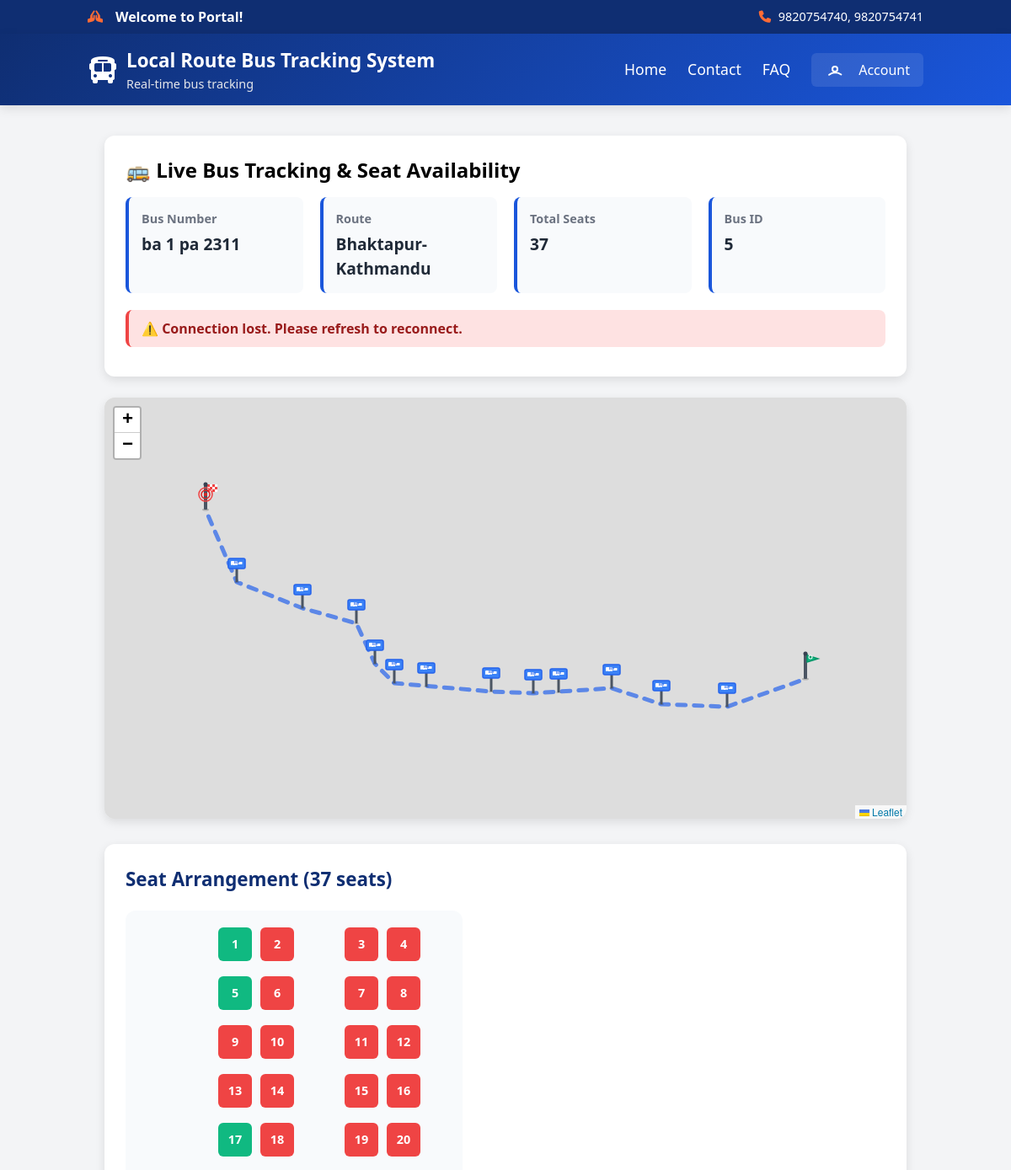
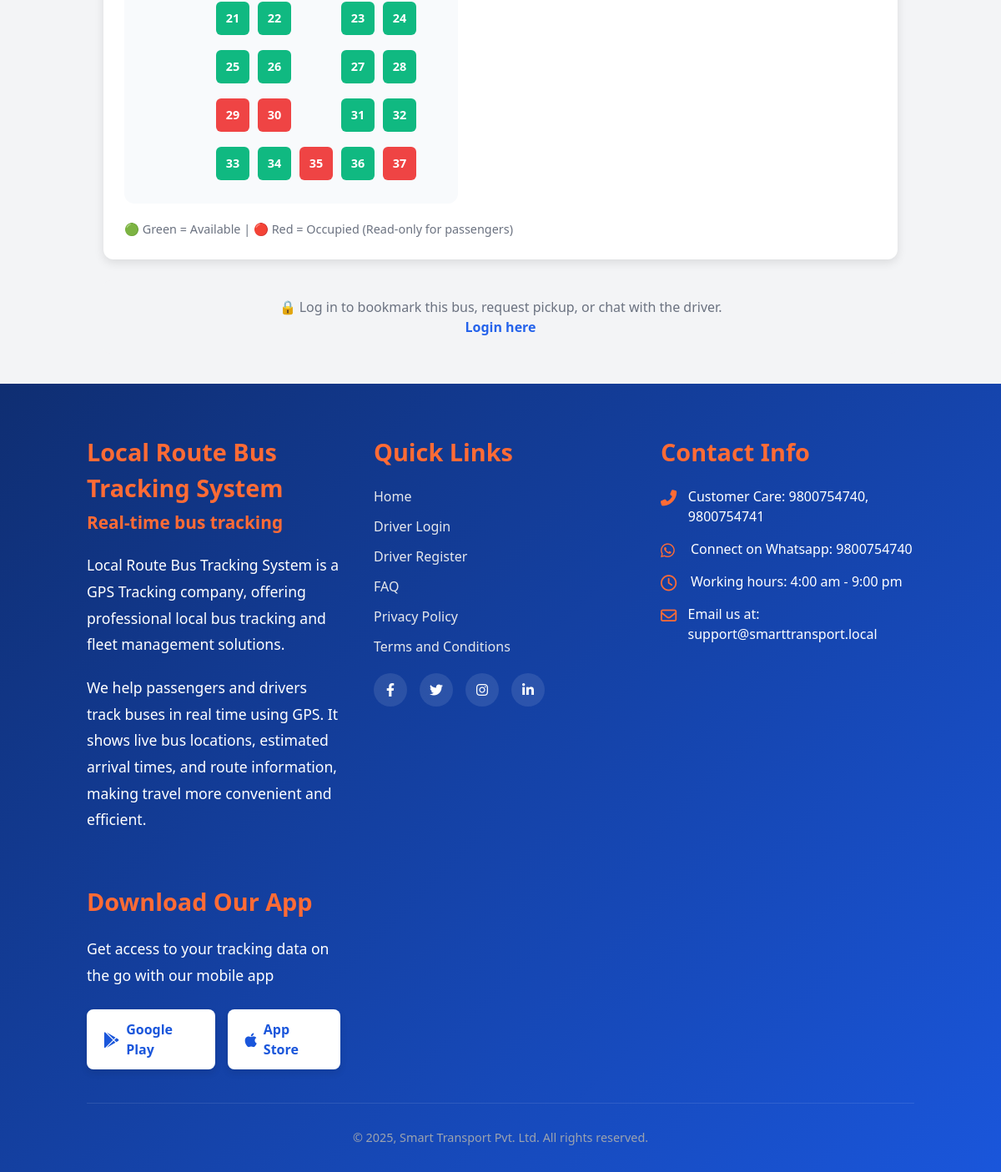
Page /track/5/ on the committed database (2 pictures, top to bottom).
### core/models.py (models this page shows, shortened)
class Bus(models.Model):
    number_plate = models.CharField(max_length=50)
    total_seats = models.PositiveIntegerField(default=25)
    driver = models.ForeignKey(Driver, on_delete=models.CASCADE, related_name='buses')
    route = models.ForeignKey('BusRoute', on_delete=models.PROTECT, related_name='buses')
    current_lat = models.FloatField(null=True, blank=True)
    current_lng = models.FloatField(null=True, blank=True)
    eta_seconds = models.IntegerField(null=True, blank=True)
    eta_smoothed_seconds = models.FloatField(null=True, blank=True)
    eta_passed_counter = models.IntegerField(default=0)
    eta_updated_at = models.DateTimeField(null=True, blank=True)
    nearest_stop_index = models.IntegerField(null=True, blank=True)

class BusRoute(models.Model):
    name = models.CharField(max_length=100, unique=True)
    stops = models.ManyToManyField('Stop', through='RouteStop', related_name='routes')
    is_active = models.BooleanField(default=False)
    polyline = models.TextField(null=True, blank=True)
    route_length_m = models.FloatField(null=True, blank=True)
    reverse_route = models.ForeignKey(
        'self',
        on_delete=models.SET_NULL,
        null=True,
        blank=True,
        related_name='forward_route',
        help_text="The reverse direction of this route"
    )
    def get_stops_list(self):
        return [rs.stop for rs in self.routestop_set.order_by('order')]
    def get_route_coordinates(self):
        stops = self.get_stops_list()
        return [[stop.latitude, stop.longitude] for stop in stops]

class Seat(models.Model):
    bus = models.ForeignKey(Bus, on_delete=models.CASCADE, related_name='seats')
    seat_number = models.PositiveIntegerField()
    is_available = models.BooleanField(default=True)

### core/views.py (the view, shortened to what this page needs)
# urls.py: path('track/<int:bus_id>/', views.track_bus, name='track_bus'),
def track_bus(request, bus_id):
    from .models import Bus
    bus = Bus.objects.filter(id=bus_id).first()
    seats = list(bus.seats.order_by('seat_number').all()) if bus else []
    last_row_start = bus.total_seats - 5 if bus and bus.total_seats >= 5 else 0
    seat_grid_columns = []
    seats_per_row = 4
    col_map = [2, 3, 5, 6]
    for idx, seat in enumerate(seats):
        if idx < last_row_start:
            row = (idx // seats_per_row) + 1
            pos = idx % seats_per_row
            col = col_map[pos]
        else:
            row = (last_row_start // seats_per_row) + 1 if last_row_start > 0 else (idx // seats_per_row) + 1
            col = (idx - last_row_start) + 2
            if col < 2: col = 2
            if col > 6: col = 6
        seat_grid_columns.append((seat, row, col))
    is_bookmarked = False
    if request.user.is_authenticated:
        is_bookmarked = Bookmark.objects.filter(user=request.user, bus=bus).exists()
    chat_room = None
    if request.user.is_authenticated and bus and bus.driver and bus.driver.user:
        chat_room = f'user_{request.user.id}_driver_{bus.driver.user.id}'
    default_pickup = request.GET.get('pickup', '')
    eta = None
    pickup_coords = None
    return render(request, 'user/tracking.html', {
        'bus_id': bus_id,
        'bus': bus,
        'seats': seats,
        'last_row_start': last_row_start,
        'seat_grid_columns': seat_grid_columns,
        'is_bookmarked': is_bookmarked,
        'chat_room': chat_room,
        'default_pickup': default_pickup,
        'eta': eta,
        'pickup_coords': pickup_coords,
    })

### core/templates/user/tracking.html (shortened to what this page needs)
{% extends 'base.html' %}
{% load static %}
{% block extra_head %}
<link rel="stylesheet" href="https://unpkg.com/leaflet/dist/leaflet.css" />
{% endblock %}
{% block content %}
<div class="tracking-container">
    <div class="tracking-header">
        <h2 class="text-2xl font-bold mb-4">🚌 Live Bus Tracking & Seat Availability</h2>
        <div class="bus-info-grid">
            <div class="info-card">
                <div class="info-label">Bus Number</div>
                <div class="info-value">{{ bus.number_plate }}</div>
            </div>
            <div class="info-card">
                <div class="info-label">Route</div>
                <div class="info-value">{{ bus.route.name }}</div>
            </div>
            <div class="info-card">
                <div class="info-label">Total Seats</div>
                <div class="info-value">{{ bus.total_seats }}</div>
            </div>
            <div class="info-card">
                <div class="info-label">Bus ID</div>
                <div class="info-value">{{ bus_id }}</div>
            </div>
        </div>
        <div id="locationStatus" class="status-message" style="display: none;"></div>
    </div>
    <div class="map-section">
        <div class="map-container">
            <div id="map"></div>
        </div>
    </div>
    <div class="seat-section">
        <h3 class="section-title">Seat Arrangement ({{ bus.total_seats }} seats)</h3>
        <div class="seat-grid">
            {% for seat, row, col in seat_grid_columns %}
                <button class="seat-btn {% if seat.is_available %}seat-available{% else %}seat-occupied{% endif %}"
                    data-seat-id="{{ seat.id }}"
                    style="grid-column: {{ col }}; grid-row: {{ row }};"
                    disabled
                    title="Seat {{ seat.seat_number }} - {% if seat.is_available %}Available{% else %}Occupied{% endif %}">
                    {{ seat.seat_number }}
                </button>
            {% endfor %}
        </div>
        <div class="seat-info">
            🟢 Green = Available | 🔴 Red = Occupied (Read-only for passengers)
        </div>
    </div>
    {% if user.is_authenticated %}
        <div class="actions-section">
            <h3 class="section-title">Actions</h3>
            <div class="action-buttons">
                <button id="bookmarkBtn" class="action-btn {% if is_bookmarked %}bookmark-remove{% else %}bookmark-btn{% endif %}">
                    {% if is_bookmarked %}
                        ❌ Remove Bookmark
                    {% else %}
                        ⭐ Bookmark This Bus
                    {% endif %}
                </button>
            </div>
            <div class="pickup-section">
                <h4 class="pickup-title">📍 Request Pickup</h4>
                <div class="form-group">
                    <label class="form-label">Pickup Location *</label>
                    <textarea id="pickupStop" class="form-textarea" rows="2" placeholder="Enter your pickup location">{{ default_pickup }}</textarea>
                </div>
                <div class="form-group">
                    <label class="form-label">Optional Message</label>
                    <input id="pickupMsg" class="form-input" placeholder="Add any special instructions" />
                </div>
                <button id="sendPickup" class="send-btn">
                    📤 Send Pickup Request
                </button>
            </div>
        </div>
        <div class="chat-section">
            <div class="chat-container">
                <h3 class="section-title">💬 Chat with Driver</h3>
                <div id="chatLog" class="chat-log">
                    <div class="text-gray-500 text-center py-8">
                        <p>No messages yet. Start a conversation with the driver!</p>
                    </div>
                </div>
                <div class="chat-input-group">
                    <input id="chatInput" class="chat-input" placeholder="Type your message..." />
                    <button id="sendChat" class="chat-btn">Send</button>
                    <button id="clearChat" class="clear-chat-btn">Clear</button>
                </div>
            </div>
        </div>
    {% else %}
        <div class="login-prompt">
            <p>🔒 Log in to bookmark this bus, request pickup, or chat with the driver.</p>
            <a href="{% url 'user_login' %}" class="text-blue-600 hover:underline font-semibold">Login here</a>
        </div>
    {% endif %}
</div>
{% endblock %}

### core/templates/user/tracking.html (style rules this page uses)
.tracking-container { max-width: 1400px; margin: 0 auto; padding: 20px; }
.tracking-header { background: white; padding: 25px; border-radius: 12px; box-shadow: 0 4px 12px rgba(0, 0, 0, 0.1); margin-bottom: 25px; }
.bus-info-grid { display: grid; grid-template-columns: repeat(auto-fit, minmax(200px, 1fr)); gap: 20px; margin-bottom: 20px; }
.info-card { background: #f8fafc; padding: 15px; border-radius: 8px; border-left: 4px solid var(--primary); }
.info-label { font-size: 0.9rem; color: #6b7280; font-weight: 600; margin-bottom: 5px; }
.info-value { font-size: 1.2rem; font-weight: 700; color: var(--dark); }
.map-section { margin-bottom: 30px; }
.map-container { background: white; border-radius: 12px; box-shadow: 0 4px 12px rgba(0, 0, 0, 0.1); overflow: hidden; position: relative; }
#map { width: 100%; height: 500px; min-height: 400px; border-radius: 12px; }
.status-message { padding: 10px 15px; border-radius: 8px; margin: 10px 0; font-weight: 600; }
.status-error { background: #fee2e2; color: #991b1b; border-left: 4px solid #ef4444; }
.seat-section { background: white; padding: 25px; border-radius: 12px; box-shadow: 0 4px 12px rgba(0, 0, 0, 0.1); margin-bottom: 25px; }
.section-title { font-size: 1.4rem; font-weight: 700; color: var(--secondary); margin-bottom: 20px; }
.seat-grid { display: grid; gap: 10px; grid-template-columns: 80px 40px 40px 40px 40px 40px; grid-auto-rows: 48px; max-width: 400px; margin: 20px 0; padding: 20px; background: #f8fafc; border-radius: 12px; }
.seat-btn { width: 40px; height: 40px; border: none; border-radius: 6px; color: white; font-weight: 600; cursor: default; display: flex; align-items: center; justify-content: center; transition: all 0.3s ease; font-size: 0.9rem; }
.seat-available { background-color: #10b981; }
.seat-occupied { background-color: #ef4444; }
.seat-info { color: #6b7280; font-size: 0.9rem; margin-top: 10px; }
#map { height: 500px; width: 100%; border-radius: 8px; box-shadow: 0 2px 8px rgba(0,0,0,0.1); }
.login-prompt { background: #f3f4f6; padding: 20px; border-radius: 8px; text-align: center; color: #6b7280; }

### core/templates/base.html (style rules this page uses)
:root { --primary: #1a56db; --secondary: #0f2e72; --accent: #ff6b35; --light: #f3f4f6; --dark: #1f2937; }

### rows in the picture
Bus: number_plate "ba 1 pa 2311", route.name "Bhaktapur-Kathmandu", total_seats "37"
Seat: seat_number "1"
Seat: seat_number "2"
Seat: seat_number "3"
Seat: seat_number "4"
Seat: seat_number "5"
Seat: seat_number "6"
Seat: seat_number "7"
Seat: seat_number "8"
Seat: seat_number "9"
Seat: seat_number "10"
Seat: seat_number "11"
Seat: seat_number "12"
Seat: seat_number "13"
Seat: seat_number "14"
Seat: seat_number "15"
Seat: seat_number "16"
Seat: seat_number "17"
Seat: seat_number "18"
Seat: seat_number "19"
Seat: seat_number "20"
Seat: seat_number "21"
Seat: seat_number "22"
Seat: seat_number "23"
Seat: seat_number "24"
Seat: seat_number "25"
Seat: seat_number "26"
Seat: seat_number "27"
Seat: seat_number "28"
Seat: seat_number "29"
Seat: seat_number "30"
Seat: seat_number "31"
Seat: seat_number "32"
Seat: seat_number "33"
Seat: seat_number "34"
Seat: seat_number "35"
Seat: seat_number "36"
Seat: seat_number "37"

### other values in the picture
{{ bus_id }} "5"
